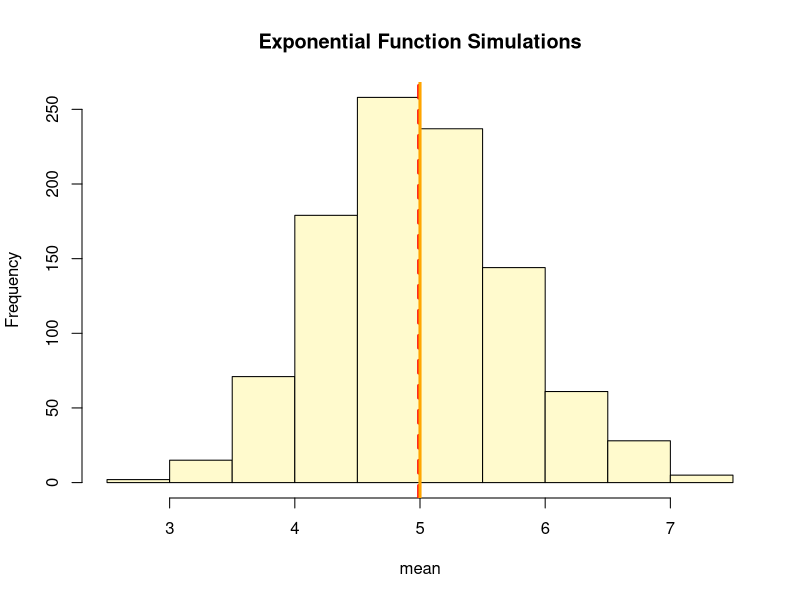
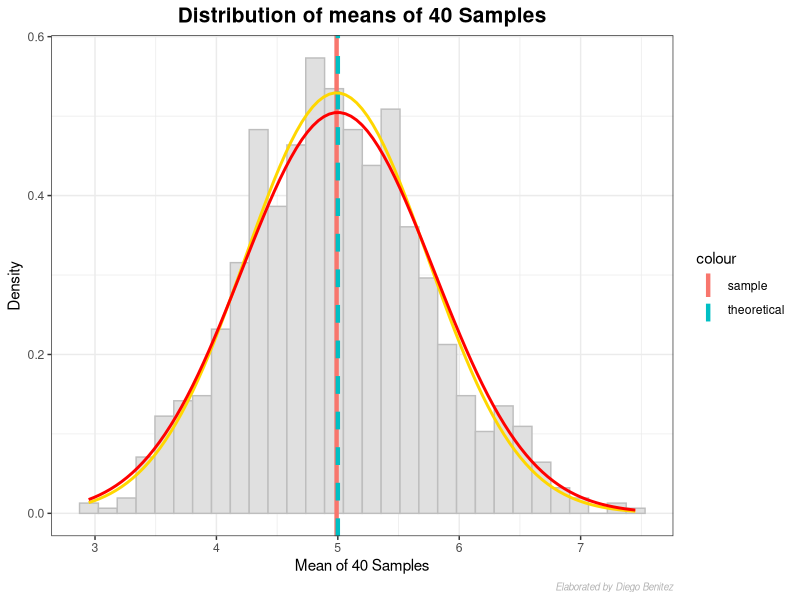

Here is the R script that generated these plots, in order:
## ---- chunk 1
set.seed(9218)      # set seed for reproducability
lambda <- 0.2       # set lambda to 0.2
n <- 40             # 40 samples
simulations <- 1000 # 1000 simulations

# simulate and calculate mean of exponentials
simulated_exponentials <- replicate(simulations, rexp(n, lambda))
means_exponentials <- apply(simulated_exponentials, 2, mean)    
## ---- chunk 2
# analytical mean
analytical_mean <- mean(means_exponentials)

# theorical mean
theory_mean <- 1/lambda

means <- data.frame(round(analytical_mean, 2), theory_mean)
names(means) <- c("analytical mean", "theorical mean")
knitr::kable(means, position = "center")
## ---- chunk 3
# visualization
hist(means_exponentials, xlab = "mean", 
     main = "Exponential Function Simulations",
     breaks = "sturges", col = "lemonchiffon", angle = 75)
abline(v = analytical_mean, col = "red", lwd = 3, lty = 2)
abline(v = theory_mean, col = "orange", lwd = 3)
## ---- chunk 4
variances <- data.frame(Variance = c(round(var(means_exponentials),2),
                                     ((1/lambda^2)/(n))), 
                        Deviation = c(round(sd(means_exponentials), 2),
                                      round(1/(lambda*sqrt(n)), 2)))
row.names(variances) <- c("Analytical", "Theorical")
knitr::kable(variances)
## ---- chunk 5
library(ggplot2)
data <- data.frame(means_exponentials)
sample_sd <- sd(means_exponentials)
theo_sd  <- 1/(lambda * sqrt(n))
ggplot(data, aes(x =means_exponentials)) + 
    geom_histogram(aes(y=..density..), colour="grey",
                        fill = "gray88") + 
    labs(title = "Distribution of means of 40 Samples", 
         x = "Mean of 40 Samples", y = "Density",
         caption = "Elaborated by Diego Benitez") + 
    geom_vline(aes(xintercept = analytical_mean, 
                   colour = "sample"), size = 1.5) + 
    geom_vline(aes(xintercept = theory_mean, 
                   colour = "theoretical"), 
               size = 1.5, linetype="dashed") + 
    stat_function(fun = dnorm, 
                  args = list(mean = analytical_mean, 
                              sd = sample_sd), 
                  color = "gold1", size = 1.0) + 
    stat_function(fun = dnorm, args = list(mean = theory_mean, 
                                           sd = theo_sd), 
                  colour = "red", size = 1.0) +
    theme_bw() + 
    theme(plot.title = element_text(hjust = 0.5, color = "black", 
                                    size =  15, face = "bold"),
          plot.caption = element_text(hjust = 1, face = "italic", 
                                      color = "gray70", size = 7))
